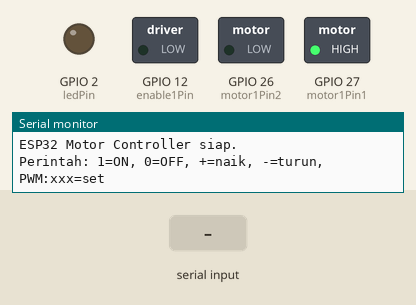
Simulated run of this sketch. Board: ESP32. On the bench: switched loads named in the sketch (green lamp = pin HIGH), output pins drawn as LEDs (lit = HIGH), the last lines printed to the serial monitor. The inputs (shaded band) are chosen by the test bench.

Above: at 1.2 s.
1.3 s: "1\n" received over Serial
At 2.2 s:
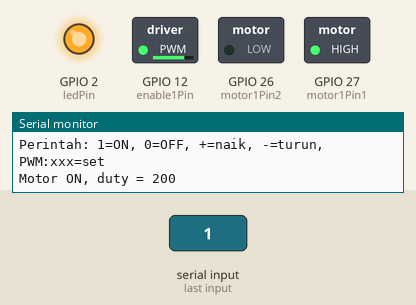
2.8 s: "-\n" received over Serial
At 3.3 s:
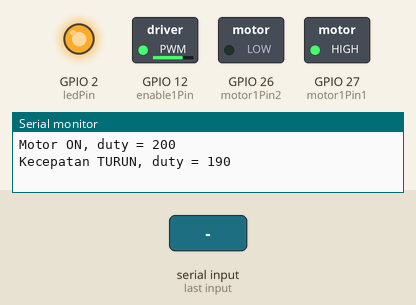
4.3 s: "PWM:90\n" received over Serial
At 5.5 s:
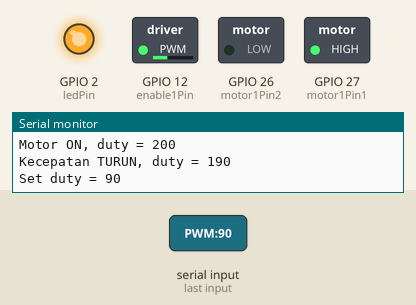
5.8 s: "0\n" received over Serial
At 6.8 s:
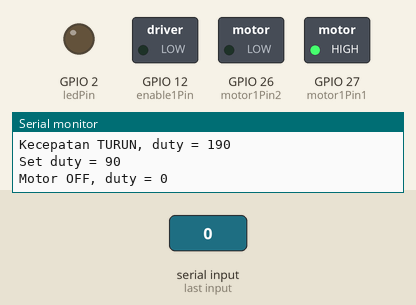
7.3 s: "+\n" received over Serial
At 8.0 s:
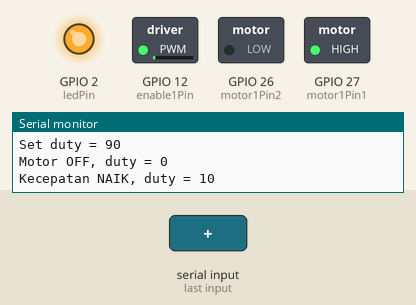
8.8 s: "PWM:\n" received over Serial
At 9.1 s:
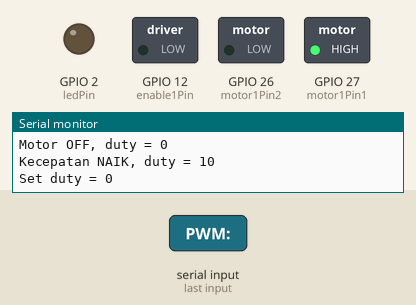
Timing chart, 0 to 11.3 s (numbered marks = the images above; inputs shaded):
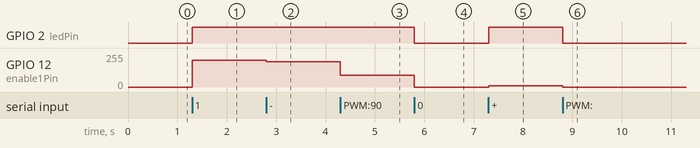

Measured:
- after the input at 1.3 s, GPIO 2 (ledPin): LOW → HIGH at once; GPIO 12 (enable1Pin): 0/255 → 199/255 at once
- after the input at 2.8 s, GPIO 12 (enable1Pin): 199/255 → 189/255 at once
- after the input at 4.3 s, GPIO 12 (enable1Pin): 189/255 → 90/255 at once
- after the input at 5.8 s, GPIO 2 (ledPin): HIGH → LOW at once; GPIO 12 (enable1Pin): 90/255 → 0/255 at once
- after the input at 7.3 s, GPIO 2 (ledPin): LOW → HIGH at once; GPIO 12 (enable1Pin): 0/255 → 10/255 at once
- after the input at 8.8 s, GPIO 2 (ledPin): HIGH → LOW at once; GPIO 12 (enable1Pin): 10/255 → 0/255 at once

The sketch:

imclab_naik_turun.ino
```cpp
// ============================================================
// Kontrol Motor DC + LED dengan PWM via Serial
// Perintah:
//   '1'        -> Motor ON (duty terakhir / default)
//   '0'        -> Motor OFF
//   '+'        -> Naikkan kecepatan (+10)
//   '-'        -> Turunkan kecepatan (-10)
//   'PWM:xxx'  -> Set duty cycle langsung (0-255)
// ============================================================

int ledPin = 2;
char myData = 0;

int motor1Pin1 = 27;
int motor1Pin2 = 26;
int enable1Pin = 12;

// Setting PWM properties
const int freq = 30000;
const int pwmChannel = 0;
const int resolution = 8;
int dutyCycle = 200;         // duty cycle awal
const int DUTY_STEP = 10;    // langkah naik/turun
const int DUTY_MIN  = 0;
const int DUTY_MAX  = 255;

String inputString = "";     // buffer untuk perintah "PWM:xxx"

void setup()
{
  pinMode(ledPin, OUTPUT);
  Serial.begin(115200);

  pinMode(motor1Pin1, OUTPUT);
  pinMode(motor1Pin2, OUTPUT);
  pinMode(enable1Pin, OUTPUT);

  // konfigurasi PWM
  ledcSetup(pwmChannel, freq, resolution);
  ledcAttachPin(enable1Pin, pwmChannel);

  // pastikan motor mati saat start
  digitalWrite(motor1Pin1, HIGH);
  digitalWrite(motor1Pin2, LOW);
  ledcWrite(pwmChannel, 0);

  Serial.println("ESP32 Motor Controller siap.");
  Serial.println("Perintah: 1=ON, 0=OFF, +=naik, -=turun, PWM:xxx=set");
}

void applyMotor()
{
  // Terapkan dutyCycle ke driver motor
  digitalWrite(motor1Pin1, HIGH);
  digitalWrite(motor1Pin2, LOW);
  ledcWrite(pwmChannel, dutyCycle);

  // LED indikator: nyala kalau motor bergerak
  digitalWrite(ledPin, dutyCycle > 0 ? HIGH : LOW);
}

void MotorOn()
{
  // Kalau duty masih 0, pakai default 200
  if (dutyCycle == 0) dutyCycle = 200;
  applyMotor();
  Serial.print("Motor ON, duty = ");
  Serial.println(dutyCycle);
}

void MotorOff()
{
  dutyCycle = 0;
  applyMotor();
  Serial.println("Motor OFF, duty = 0");
}

void naikkanKecepatan()
{
  dutyCycle += DUTY_STEP;
  if (dutyCycle > DUTY_MAX) dutyCycle = DUTY_MAX;
  applyMotor();
  Serial.print("Kecepatan NAIK, duty = ");
  Serial.println(dutyCycle);
}

void turunkanKecepatan()
{
  dutyCycle -= DUTY_STEP;
  if (dutyCycle < DUTY_MIN) dutyCycle = DUTY_MIN;
  applyMotor();
  Serial.print("Kecepatan TURUN, duty = ");
  Serial.println(dutyCycle);
}

void setDuty(int val)
{
  if (val < DUTY_MIN) val = DUTY_MIN;
  if (val > DUTY_MAX) val = DUTY_MAX;
  dutyCycle = val;
  applyMotor();
  Serial.print("Set duty = ");
  Serial.println(dutyCycle);
}

void loop()
{
  while (Serial.available() > 0)
  {
    char c = Serial.read();

    // Cek perintah "PWM:xxx"
    if (c == '\n' || c == '\r')
    {
      inputString.trim();
      if (inputString.startsWith("PWM:"))
      {
        int val = inputString.substring(4).toInt();
        setDuty(val);
      }
      else if (inputString.length() > 0)
      {
        // perintah satu karakter
        char cmd = inputString.charAt(0);
        if (cmd == '1')      MotorOn();
        else if (cmd == '0') MotorOff();
        else if (cmd == '+') naikkanKecepatan();
        else if (cmd == '-') turunkanKecepatan();
        else {
          Serial.print("Perintah tidak dikenal: ");
          Serial.println(inputString);
        }
      }
      inputString = "";
    }
    else
    {
      inputString += c;
    }
  }
}
```
